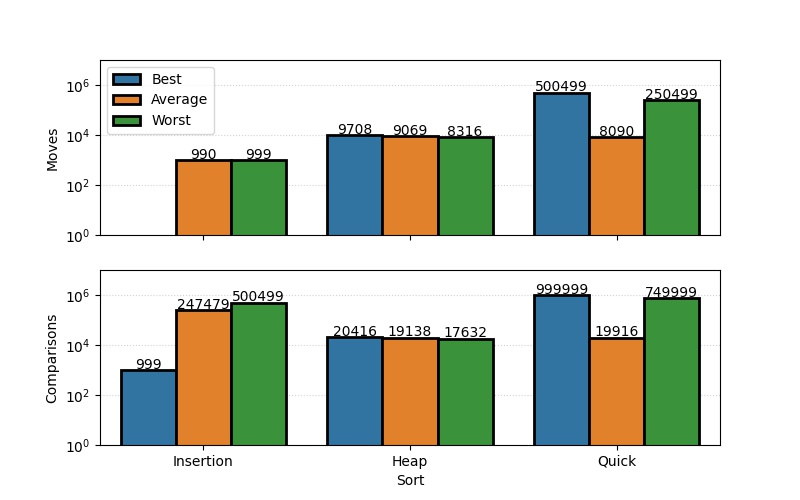

Write Python code to recreate this figure.
# For plotting results for Problem 1

import pandas as pd 
import seaborn as sns
import matplotlib.pyplot as plt

df = pd.read_csv('/home/emily/Documents/data_structures/homework_4/sort.txt')

fig, axes = plt.subplots(2,1,sharex=True, figsize=(8,5))

sns.barplot(data=df, x='Sort', y='Moves', hue='Case', ax=axes[0], ci=0, edgecolor='black', linewidth=2)
sns.barplot(data=df, x='Sort', y='Comparisons', hue='Case', ax=axes[1], ci=0, edgecolor='black', linewidth=2)
axes[0].set_xlabel('')
axes[1].get_legend().remove()
axes[0].legend(loc='upper left')
axes[0].set_yscale('log')
axes[1].set_yscale('log')
axes[0].set_ylim(1,10000000)
axes[1].set_ylim(1,10000000)

axes[0].yaxis.grid(color='lightgrey', linestyle=':')
axes[1].yaxis.grid(color='lightgrey', linestyle=':')
axes[0].set_axisbelow(True)
axes[1].set_axisbelow(True)

for p in axes[0].patches:
        a = (float(p.get_height()))
        a = str(int(a))
        axes[0].annotate(a, (p.get_x() + p.get_width() / 2., p.get_height()), 
                            ha = 'center', va = 'top', xytext = (0, 9), textcoords = 'offset points')
for p in axes[1].patches:
        a = (float(p.get_height()))
        a = str(int(a))
        axes[1].annotate(a, (p.get_x() + p.get_width() / 2., p.get_height()), 
                            ha = 'center', va = 'top', xytext = (0, 9), textcoords = 'offset points')

plt.tight_layout()

plt.savefig('./problem_1.jpg')